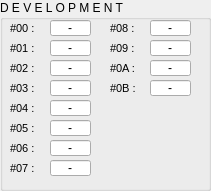
       <widget class="QGroupBox" name="groupBox_10">
        <property name="enabled">
         <bool>true</bool>
        </property>
        <property name="geometry">
         <rect>
          <x>20</x>
          <y>20</y>
          <width>211</width>
          <height>191</height>
         </rect>
        </property>
        <property name="sizePolicy">
         <sizepolicy hsizetype="Fixed" vsizetype="Fixed">
          <horstretch>0</horstretch>
          <verstretch>0</verstretch>
         </sizepolicy>
        </property>
        <property name="minimumSize">
         <size>
          <width>0</width>
          <height>0</height>
         </size>
        </property>
        <property name="title">
         <string>D E V E L O P M E N T</string>
        </property>
        <widget class="QLabel" name="label_28">
         <property name="geometry">
          <rect>
           <x>10</x>
           <y>20</y>
           <width>31</width>
           <height>16</height>
          </rect>
         </property>
         <property name="font">
          <font>
           <pointsize>8</pointsize>
          </font>
         </property>
         <property name="text">
          <string>#00 :</string>
         </property>
        </widget>
        <widget class="QLineEdit" name="lineBacklight_7">
         <property name="geometry">
          <rect>
           <x>50</x>
           <y>20</y>
           <width>41</width>
           <height>16</height>
          </rect>
         </property>
         <property name="layoutDirection">
          <enum>Qt::LeftToRight</enum>
         </property>
         <property name="autoFillBackground">
          <bool>false</bool>
         </property>
         <property name="styleSheet">
          <string notr="true"/>
         </property>
         <property name="text">
          <string>-</string>
         </property>
         <property name="alignment">
          <set>Qt::AlignCenter</set>
         </property>
         <property name="readOnly">
          <bool>true</bool>
         </property>
        </widget>
        <widget class="QLabel" name="label_46">
         <property name="geometry">
          <rect>
           <x>10</x>
           <y>40</y>
           <width>31</width>
           <height>16</height>
          </rect>
         </property>
         <property name="font">
          <font>
           <pointsize>8</pointsize>
          </font>
         </property>
         <property name="text">
          <string>#01 :</string>
         </property>
        </widget>
        <widget class="QLineEdit" name="lineBacklight_22">
         <property name="geometry">
          <rect>
           <x>50</x>
           <y>40</y>
           <width>41</width>
           <height>16</height>
          </rect>
         </property>
         <property name="layoutDirection">
          <enum>Qt::LeftToRight</enum>
         </property>
         <property name="autoFillBackground">
          <bool>false</bool>
         </property>
         <property name="styleSheet">
          <string notr="true"/>
         </property>
         <property name="text">
          <string>-</string>
         </property>
         <property name="alignment">
          <set>Qt::AlignCenter</set>
         </property>
         <property name="readOnly">
          <bool>true</bool>
         </property>
        </widget>
        <widget class="QLabel" name="label_47">
         <property name="geometry">
          <rect>
           <x>10</x>
           <y>60</y>
           <width>31</width>
           <height>16</height>
          </rect>
         </property>
         <property name="font">
          <font>
           <pointsize>8</pointsize>
          </font>
         </property>
         <property name="text">
          <string>#02 :</string>
         </property>
        </widget>
        <widget class="QLineEdit" name="lineBacklight_23">
         <property name="geometry">
          <rect>
           <x>50</x>
           <y>60</y>
           <width>41</width>
           <height>16</height>
          </rect>
         </property>
         <property name="layoutDirection">
          <enum>Qt::LeftToRight</enum>
         </property>
         <property name="autoFillBackground">
          <bool>false</bool>
         </property>
         <property name="styleSheet">
          <string notr="true"/>
         </property>
         <property name="text">
          <string>-</string>
         </property>
         <property name="alignment">
          <set>Qt::AlignCenter</set>
         </property>
         <property name="readOnly">
          <bool>true</bool>
         </property>
        </widget>
        <widget class="QLabel" name="label_48">
         <property name="geometry">
          <rect>
           <x>10</x>
           <y>80</y>
           <width>31</width>
           <height>16</height>
          </rect>
         </property>
         <property name="font">
          <font>
           <pointsize>8</pointsize>
          </font>
         </property>
         <property name="text">
          <string>#03 :</string>
         </property>
        </widget>
        <widget class="QLineEdit" name="lineBacklight_24">
         <property name="geometry">
          <rect>
           <x>50</x>
           <y>100</y>
           <width>41</width>
           <height>16</height>
          </rect>
         </property>
         <property name="layoutDirection">
          <enum>Qt::LeftToRight</enum>
         </property>
         <property name="autoFillBackground">
          <bool>false</bool>
         </property>
         <property name="styleSheet">
          <string notr="true"/>
         </property>
         <property name="text">
          <string>-</string>
         </property>
         <property name="alignment">
          <set>Qt::AlignCenter</set>
         </property>
         <property name="readOnly">
          <bool>true</bool>
         </property>
        </widget>
        <widget class="QLabel" name="label_49">
         <property name="geometry">
          <rect>
           <x>10</x>
           <y>100</y>
           <width>31</width>
           <height>16</height>
          </rect>
         </property>
         <property name="font">
          <font>
           <pointsize>8</pointsize>
          </font>
         </property>
         <property name="text">
          <string>#04 :</string>
         </property>
        </widget>
        <widget class="QLineEdit" name="lineBacklight_25">
         <property name="geometry">
          <rect>
           <x>50</x>
           <y>80</y>
           <width>41</width>
           <height>16</height>
          </rect>
         </property>
         <property name="layoutDirection">
          <enum>Qt::LeftToRight</enum>
         </property>
         <property name="autoFillBackground">
          <bool>false</bool>
         </property>
         <property name="styleSheet">
          <string notr="true"/>
         </property>
         <property name="text">
          <string>-</string>
         </property>
         <property name="alignment">
          <set>Qt::AlignCenter</set>
         </property>
         <property name="readOnly">
          <bool>true</bool>
         </property>
        </widget>
        <widget class="QLabel" name="label_50">
         <property name="geometry">
          <rect>
           <x>10</x>
           <y>120</y>
           <width>31</width>
           <height>16</height>
          </rect>
         </property>
         <property name="font">
          <font>
           <pointsize>8</pointsize>
          </font>
         </property>
         <property name="text">
          <string>#05 :</string>
         </property>
        </widget>
        <widget class="QLineEdit" name="lineBacklight_26">
         <property name="geometry">
          <rect>
           <x>50</x>
           <y>120</y>
           <width>41</width>
           <height>16</height>
          </rect>
         </property>
         <property name="layoutDirection">
          <enum>Qt::LeftToRight</enum>
         </property>
         <property name="autoFillBackground">
          <bool>false</bool>
         </property>
         <property name="styleSheet">
          <string notr="true"/>
         </property>
         <property name="text">
          <string>-</string>
         </property>
         <property name="alignment">
          <set>Qt::AlignCenter</set>
         </property>
         <property name="readOnly">
          <bool>true</bool>
         </property>
        </widget>
        <widget class="QLineEdit" name="lineBacklight_27">
         <property name="geometry">
          <rect>
           <x>50</x>
           <y>160</y>
           <width>41</width>
           <height>16</height>
          </rect>
         </property>
         <property name="layoutDirection">
          <enum>Qt::LeftToRight</enum>
         </property>
         <property name="autoFillBackground">
          <bool>false</bool>
         </property>
         <property name="styleSheet">
          <string notr="true"/>
         </property>
         <property name="text">
          <string>-</string>
         </property>
         <property name="alignment">
          <set>Qt::AlignCenter</set>
         </property>
         <property name="readOnly">
          <bool>true</bool>
         </property>
        </widget>
        <widget class="QLabel" name="label_51">
         <property name="geometry">
          <rect>
           <x>10</x>
           <y>140</y>
           <width>31</width>
           <height>16</height>
          </rect>
         </property>
         <property name="font">
          <font>
           <pointsize>8</pointsize>
          </font>
         </property>
         <property name="text">
          <string>#06 :</string>
         </property>
        </widget>
        <widget class="QLabel" name="label_52">
         <property name="geometry">
          <rect>
           <x>10</x>
           <y>160</y>
           <width>31</width>
           <height>16</height>
          </rect>
         </property>
         <property name="font">
          <font>
           <pointsize>8</pointsize>
          </font>
         </property>
         <property name="text">
          <string>#07 :</string>
         </property>
        </widget>
        <widget class="QLineEdit" name="lineBacklight_28">
         <property name="geometry">
          <rect>
           <x>50</x>
           <y>140</y>
           <width>41</width>
           <height>16</height>
          </rect>
         </property>
         <property name="layoutDirection">
          <enum>Qt::LeftToRight</enum>
         </property>
         <property name="autoFillBackground">
          <bool>false</bool>
         </property>
         <property name="styleSheet">
          <string notr="true"/>
         </property>
         <property name="text">
          <string>-</string>
         </property>
         <property name="alignment">
          <set>Qt::AlignCenter</set>
         </property>
         <property name="readOnly">
          <bool>true</bool>
         </property>
        </widget>
        <widget class="QLineEdit" name="lineBacklight_29">
         <property name="geometry">
          <rect>
           <x>150</x>
           <y>40</y>
           <width>41</width>
           <height>16</height>
          </rect>
         </property>
         <property name="layoutDirection">
          <enum>Qt::LeftToRight</enum>
         </property>
         <property name="autoFillBackground">
          <bool>false</bool>
         </property>
         <property name="styleSheet">
          <string notr="true"/>
         </property>
         <property name="text">
          <string>-</string>
         </property>
         <property name="alignment">
          <set>Qt::AlignCenter</set>
         </property>
         <property name="readOnly">
          <bool>true</bool>
         </property>
        </widget>
        <widget class="QLineEdit" name="lineBacklight_30">
         <property name="geometry">
          <rect>
           <x>150</x>
           <y>80</y>
           <width>41</width>
           <height>16</height>
          </rect>
         </property>
         <property name="layoutDirection">
          <enum>Qt::LeftToRight</enum>
         </property>
         <property name="autoFillBackground">
          <bool>false</bool>
         </property>
         <property name="styleSheet">
          <string notr="true"/>
         </property>
         <property name="text">
          <string>-</string>
         </property>
         <property name="alignment">
          <set>Qt::AlignCenter</set>
         </property>
         <property name="readOnly">
          <bool>true</bool>
         </property>
        </widget>
        <widget class="QLineEdit" name="lineBacklight_31">
         <property name="geometry">
          <rect>
           <x>150</x>
           <y>60</y>
           <width>41</width>
           <height>16</height>
          </rect>
         </property>
         <property name="layoutDirection">
          <enum>Qt::LeftToRight</enum>
         </property>
         <property name="autoFillBackground">
          <bool>false</bool>
         </property>
         <property name="styleSheet">
          <string notr="true"/>
         </property>
         <property name="text">
          <string>-</string>
         </property>
         <property name="alignment">
          <set>Qt::AlignCenter</set>
         </property>
         <property name="readOnly">
          <bool>true</bool>
         </property>
        </widget>
        <widget class="QLabel" name="label_53">
         <property name="geometry">
          <rect>
           <x>110</x>
           <y>20</y>
           <width>31</width>
           <height>16</height>
          </rect>
         </property>
         <property name="font">
          <font>
           <pointsize>8</pointsize>
          </font>
         </property>
         <property name="text">
          <string>#08 :</string>
         </property>
        </widget>
        <widget class="QLabel" name="label_54">
         <property name="geometry">
          <rect>
           <x>110</x>
           <y>60</y>
           <width>31</width>
           <height>16</height>
          </rect>
         </property>
         <property name="font">
          <font>
           <pointsize>8</pointsize>
          </font>
         </property>
         <property name="text">
          <string>#0A :</string>
         </property>
        </widget>
        <widget class="QLabel" name="label_55">
         <property name="geometry">
          <rect>
           <x>110</x>
           <y>40</y>
           <width>31</width>
           <height>16</height>
          </rect>
         </property>
         <property name="font">
          <font>
           <pointsize>8</pointsize>
          </font>
         </property>
         <property name="text">
          <string>#09 :</string>
         </property>
        </widget>
        <widget class="QLabel" name="label_56">
         <property name="geometry">
          <rect>
           <x>110</x>
           <y>80</y>
           <width>31</width>
           <height>16</height>
          </rect>
         </property>
         <property name="font">
          <font>
           <pointsize>8</pointsize>
          </font>
         </property>
         <property name="text">
          <string>#0B :</string>
         </property>
        </widget>
        <widget class="QLineEdit" name="lineBacklight_32">
         <property name="geometry">
          <rect>
           <x>150</x>
           <y>20</y>
           <width>41</width>
           <height>16</height>
          </rect>
         </property>
         <property name="layoutDirection">
          <enum>Qt::LeftToRight</enum>
         </property>
         <property name="autoFillBackground">
          <bool>false</bool>
         </property>
         <property name="styleSheet">
          <string notr="true"/>
         </property>
         <property name="text">
          <string>-</string>
         </property>
         <property name="alignment">
          <set>Qt::AlignCenter</set>
         </property>
         <property name="readOnly">
          <bool>true</bool>
         </property>
        </widget>
       </widget>
